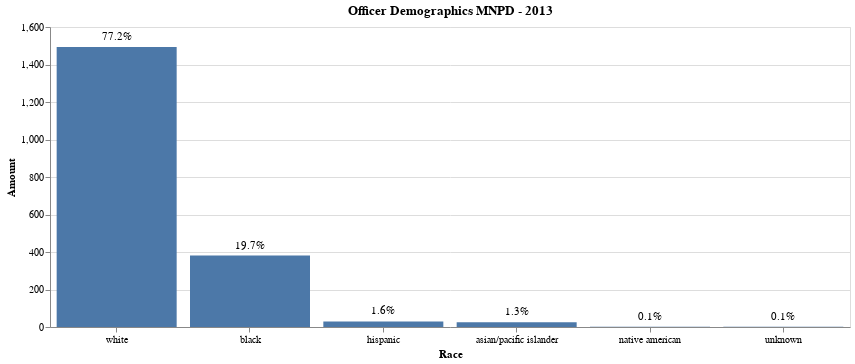

Write notebook code for a chart like this one.
### Code cell
thirteen = alt.Chart(chart13, title= 'Officer Demographics MNPD - 2013').mark_bar().encode(
    alt.X('Race', axis=alt.Axis(labelAngle=0),sort=alt.EncodingSortField(field="Letters", op="count", order='ascending')),
    alt.Y('Amount')).properties(
    width=800,
    height=300
)

text = thirteen.mark_text(dy=-10).encode(text='Percentage')

thirteen + text

### Figure 1 — Vega-Lite specification as saved in the notebook (floating-point values rounded to 4 significant figures)
{"config": {"view": {"continuousWidth": 400, "continuousHeight": 300}}, "layer": [{"mark": "bar", "encoding": {"x": {"type": "nominal", "axis": {"labelAngle": 0}, "field": "Race", "sort": {"field": "Letters", "op": "count", "order": "ascending"}}, "y": {"type": "quantitative", "field": "Amount"}}, "height": 300, "title": "Officer Demographics MNPD - 2013", "width": 800}, {"mark": {"type": "text", "dy": -10}, "encoding": {"text": {"type": "nominal", "field": "Percentage"}, "x": {"type": "nominal", "axis": {"labelAngle": 0}, "field": "Race", "sort": {"field": "Letters", "op": "count", "order": "ascending"}}, "y": {"type": "quantitative", "field": "Amount"}}, "height": 300, "title": "Officer Demographics MNPD - 2013", "width": 800}], "data": {"name": "data-7bb0b57ca89ebb70188291daa22dafd4"}, "$schema": "https://vega.github.io/schema/vega-lite/v4.8.1.json", "datasets": {"data-7bb0b57ca89ebb70188291daa22dafd4": [{"Race": "white", "Amount": 1493, "Percentage": "77.2%"}, {"Race": "black", "Amount": 381, "Percentage": "19.7%"}, {"Race": "hispanic", "Amount": 30, "Percentage": "1.6%"}, {"Race": "asian/pacific islander", "Amount": 25, "Percentage": "1.3%"}, {"Race": "native american", "Amount": 2, "Percentage": "0.1%"}, {"Race": "unknown", "Amount": 2, "Percentage": "0.1%"}]}}
